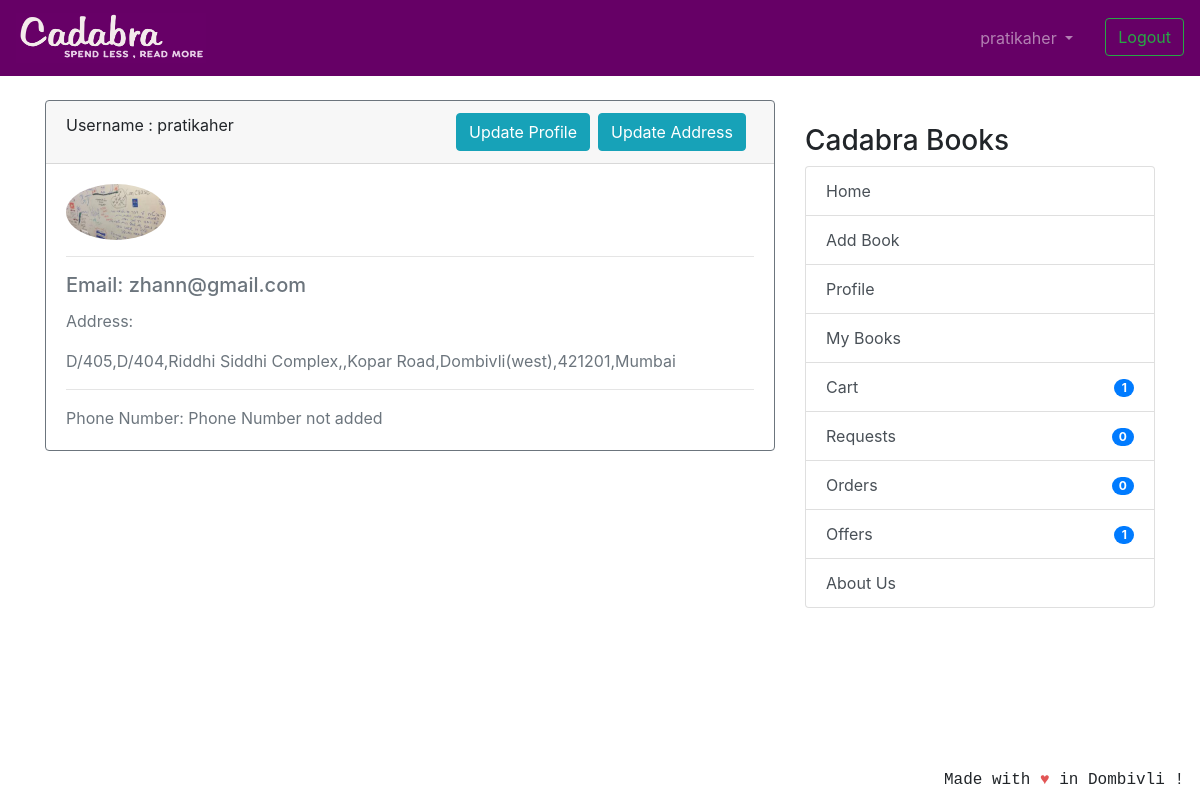
/profile/ (signed in), run on the app's committed database.
### coreapp/models.py (models this page shows, shortened)
class Profile(models.Model):
    user = models.OneToOneField(User, on_delete=models.CASCADE)
    profile_pic = models.ImageField(
        default=random_img, upload_to="profile_images/")

class ShippingAddress(models.Model):
    profile = models.OneToOneField(
        Profile, on_delete=models.CASCADE, related_name='address')
    phone_regex = RegexValidator(
        regex=r'^\+?1?\d{10,15}$', message="Phone number must be entered in the format: '+9999999999'. Up to 15 digits allowed.")
    phone_number = models.CharField(
        validators=[phone_regex], max_length=17)
    flatnumber = models.CharField("Flat Number", max_length=100)
    address1 = models.CharField("Address line 1", max_length=500,)
    address2 = models.CharField(
        "Address line 2", max_length=500, blank=True, null=True)
    zip_code = models.CharField(
        max_length=100, choices=ZIP_CHOICES, default='421202', help_text="We only operate in these locations for now!")
    city = models.CharField("City", max_length=100,)
    class Meta:
        verbose_name = "Shipping Address"
        verbose_name_plural = "Shipping Addresses"
    def __str__(self):
        return "{},{},{},{},{}".format(self.flatnumber, self.address1, self.address2, self.zip_code, self.city)

### coreapp/views.py (the view)
# urls.py: path('profile/',views.profile,name='profile'),
@login_required
def profile(request):
    address = ShippingAddress.objects.get(profile=request.user.profile)
    return render(request, 'profile.html', {'profile': request.user.profile, 'address': address})

### nofapapp/context_processors.py (called while the page is built)
def add_variable_to_context(request):
    if request.user.id:
        orderitems = Order.objects.get(owner=request.user.profile)
        return {
            'requestscount': Requests.objects.filter(requester=request.user).count(),
            'offercount' : Requests.objects.filter(offerrer=request.user).count(),
            'orderscount': Transaction.objects.filter(Q(offerrer=request.user) | Q(requester=request.user)).count()+FinalBuyOrder.objects.filter(user=request.user).count(),
            'cartitemscount': orderitems.items.count(),
            'addresscheck': get_object_or_404(ShippingAddress, profile=get_object_or_404(Profile, user=request.user)).address1,
            }
    else:
        return {}

### templates/profile.html (shortened to what this page needs)
{% extends 'base.html' %}
{% block content %}
<div class="card border-secondary mb-3 " >
    <div class="card-header">Username : {{ profile.user.username }}
        <a href="{% url 'coreapp:address_edit' %}" class="mr-2 btn btn-info float-right">Update Address</a>
        <a href="{% url 'coreapp:profile_edit' %}" class="mr-2 btn btn-info float-right">Update Profile</a></div>
    <div class="card-body text-secondary">
        <img class="rounded-circle account-img" src="{{ profile.profile_pic.url }}" style="max-width:100px;
            max-height:100px;"/>
            <br/>
            <hr/>
        <h5 class="card-title">Email: {{ profile.user.email }}</h5>
        <p class="card-text">Address:</p>
            {% if address.address1 != "" %}
            {{ address }}
            {% else %}
            Address not added
            {% endif %}
            <hr/>
            <p class="card-text">Phone Number:
            {% if address.phone_number != "" %}
            {{ address.phone_number }}
            {% else %}
            Phone Number not added
            {% endif %}
            </p>
    </div>
</div>
{% endblock %}

### templates/base.html (shortened to what this page needs)
{% load static %}
<!doctype html>
<html lang="en">
  <head>
    <link rel="stylesheet" href="https://stackpath.bootstrapcdn.com/bootstrap/4.2.1/css/bootstrap.min.css"
>
  </head>
  <body>
    <header class="site-header">
<nav class="navbar navbar-expand-lg navbar-dark" style="background-color: #660066;">
  <a class="navbar-brand" href="{% url 'coreapp:list_entries' %}">
      <img src="{% static 'img/cadabra.png' %}" alt="Logo" style="width:190px;height:50px" >
    </a>
  <div class="collapse navbar-collapse" id="navbarSupportedContent">
    <ul class="navbar-nav ml-auto">
      {% if user.is_authenticated %}
      <li class="nav-item dropdown">
        <a class="nav-link dropdown-toggle mr-3" href="#" id="navbarDropdown" role="button" data-toggle="dropdown"
          aria-haspopup="true" aria-expanded="false">
          {{ user.username }}
        </a>
      </li>
      <li><a class="btn btn-outline-success ml-2 my-2 my-sm-0" href="{% url 'logout'%}">Logout</a></li>
        {% else %}
      <li><a href="{% url 'login' %}" class="btn btn-outline-success">Login</a></li>
      <li><a href="{% url 'coreapp:signup' %}" class="btn btn-primary ml-2">Sign up</a></li>
      {% endif %}
    </ul>
  </div>
</nav>
  </header>
  <br/>
    <div class="container">
      <div class="row justify-content-center">
        <div class="col-8">
          {% block content %}
          {% endblock %}
        </div>
        {% if user.is_authenticated %}
                <div class="col-md-4">
                  <div class="content-section">
                    <br/>
                    <h3>Cadabra Books</h3>
                      <ul class="list-group">
                        <a class="list-group-item list-group-item-action" href="{% url 'coreapp:list_entries' %}" > Home </a>
                        <a class="list-group-item list-group-item-action" href="{% url 'coreapp:new_entry' %}" > Add Book</a>
                        <a class="list-group-item list-group-item-action" href="{% url 'coreapp:profile' %}" >Profile</a>
                        <a class="list-group-item list-group-item-action" href="{% url 'coreapp:userbooks' %}" >My Books</a>
                        <a class="list-group-item list-group-item-action" href="{% url 'cart:cart_items' %}" >Cart<span class="badge badge-primary badge-pill float-right mt-1">{{ cartitemscount }}</span> </a>
                        <a class="list-group-item list-group-item-action" href="{% url 'transaction:requests_view' %}" >Requests<span class="badge badge-primary badge-pill float-right mt-1">{{ requestscount }}</span></a>
                        <a class="list-group-item list-group-item-action" href="{% url 'transaction:orders_view' %}" >Orders <span class="badge badge-primary badge-pill float-right mt-1">{{ orderscount }}</span></a>
                        <a class="list-group-item list-group-item-action" href="{% url 'transaction:offers_view' %}" >Offers <span class="badge badge-primary badge-pill float-right mt-1">{{ offercount }}</span></a>
                        <a class="list-group-item list-group-item-action" href="{% url 'coreapp:aboutus' %}">About Us</a>
                      </ul>
                      <br/>
                  </div>
                </div>
                {% endif %}
      </div>
    </div>
<footer class="site-footer mr-3 mb-2" style="position:fixed;right:0;bottom:0;font-family: 'Courier';font-style: bold;">
  Made with <span style="color: #e25555;">&hearts;</span> in Dombivli !
</footer>
</body>
</html>

### data on the page
Profile: user.username "pratikaher", profile_pic (picture), user.email "zhann@gmail.com"
ShippingAddress: flatnumber+address1+address2 "D/405,D/404,Riddhi Siddhi Complex,,Kopar Road,Dombivli(west),421201,Mumbai"

### other printed values
{{ user.username }} "pratikaher"
{{ cartitemscount }} "1"
{{ requestscount }} "0"
{{ orderscount }} "0"
{{ offercount }} "1"
